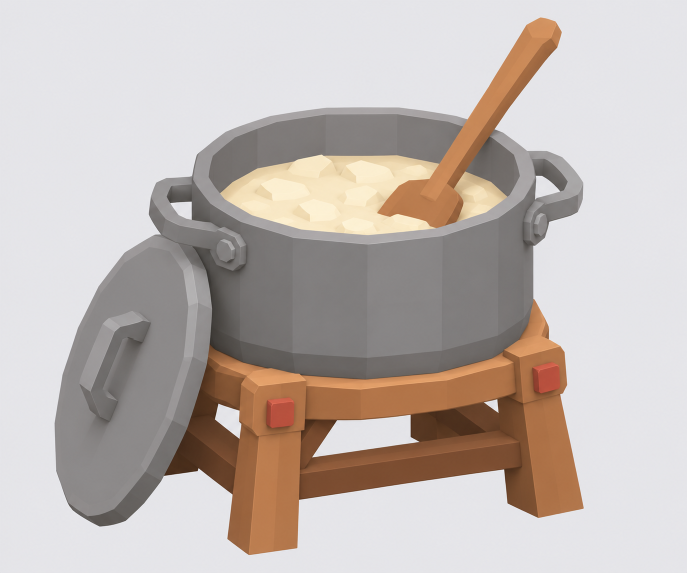
#> input picture planning/FarmProcessing/references/STA-01.png, 1374 x 1145 px, found by its file name (shown at 1/2 size)
$ python compare.py ../../../../planning/FarmProcessing/references/STA-02.png
#> lines starting #> are read from the running program, lines starting #| are printed output that depends on the picture
# compare sheet: reference | check render (both 400 px high) -> %TEMP%\FarmProcessing_check\STA-01\<tag>_cmp.png
import sys, os, tempfile
from PIL import Image
tag = sys.argv[1]; d = os.path.join(tempfile.gettempdir(), 'FarmProcessing_check', 'STA-01')
ref = Image.open(r"C:\Users\Sergv\orca\workspaces\VFX\master-2\planning\FarmProcessing\references\STA-01.png").convert('RGB')
#> ref is the input picture: PIL image 1374x1145 RGB; mean R, G, B 193.1, 183.6, 178.9
ren = Image.open(os.path.join(d, tag + '_ref.png')).convert('RGB')
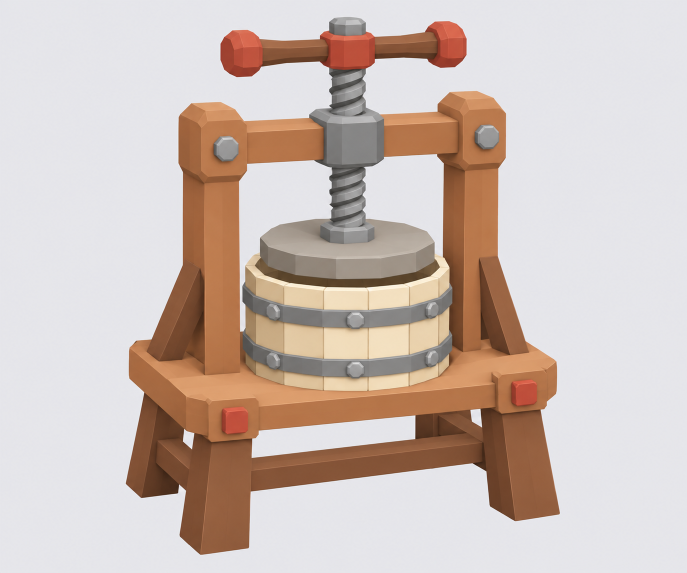
#> input picture planning/FarmProcessing/references/STA-02.png, 1374 x 1145 px, given in place of STA-02.png_ref.png, which was not available (shown at 1/2 size)
#> ren is the input picture: PIL image 1374x1145 RGB; mean R, G, B 206.2, 191, 184
H = 400
ref = ref.resize((round(ref.width * H / ref.height), H)); ren = ren.resize((round(ren.width * H / ren.height), H))
#> after `ref = ref.resize((round(ref.width * H / ref.height), H))`:
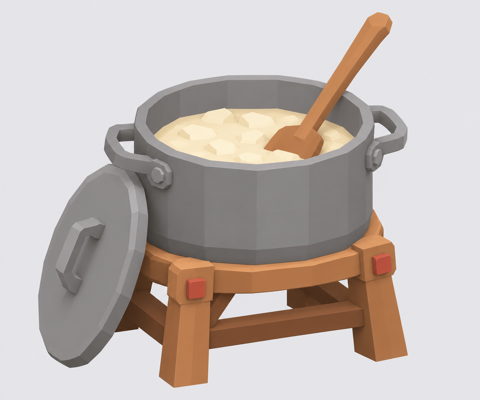
#> ref: PIL image 480x400 RGB; mean R, G, B 193.1, 183.6, 178.9
#> after `ren = ren.resize((round(ren.width * H / ren.height), H))`:
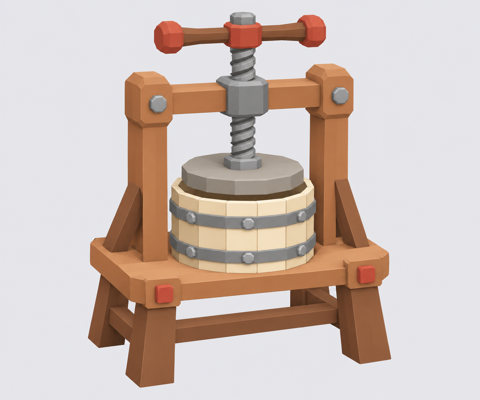
#> ren: PIL image 480x400 RGB; mean R, G, B 206.2, 191, 184
th = Image.open(os.path.join(d, tag + '_thumb.png')).convert('RGB')
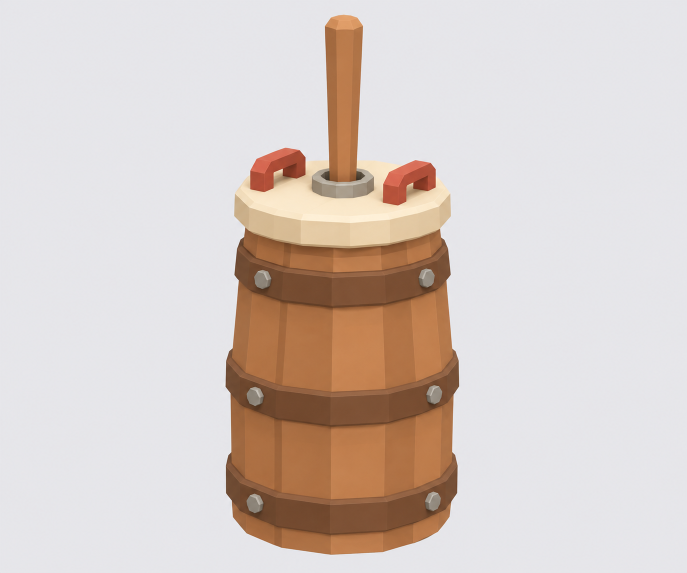
#> input picture planning/FarmProcessing/references/STA-03.png, 1374 x 1145 px, given in place of STA-02.png_thumb.png, which was not available (shown at 1/2 size)
#> th is the input picture: PIL image 1374x1145 RGB; mean R, G, B 216.1, 204.5, 199.2
out = Image.new('RGB', (ref.width + ren.width + th.width, H), (255, 255, 255))
#> out: PIL image 2334x400 RGB; every value is 255
out.paste(ref, (0, 0)); out.paste(ren, (ref.width, 0)); out.paste(th, (ref.width + ren.width, 0))
#> after `out.paste(ref, (0, 0))`:
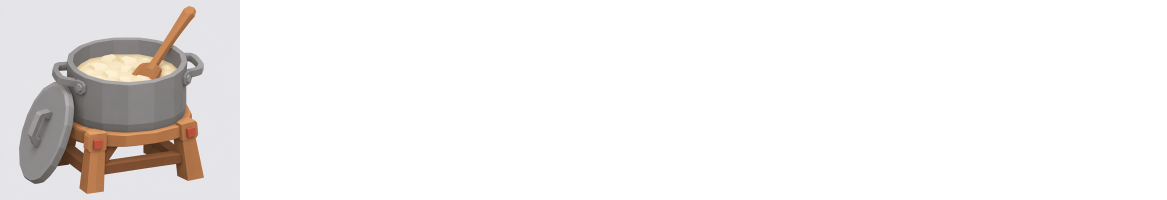
#> out: PIL image 2334x400 RGB (shown at 1/2 size); mean R, G, B 242.3, 240.3, 239.3
#> after `out.paste(ren, (ref.width, 0))`:
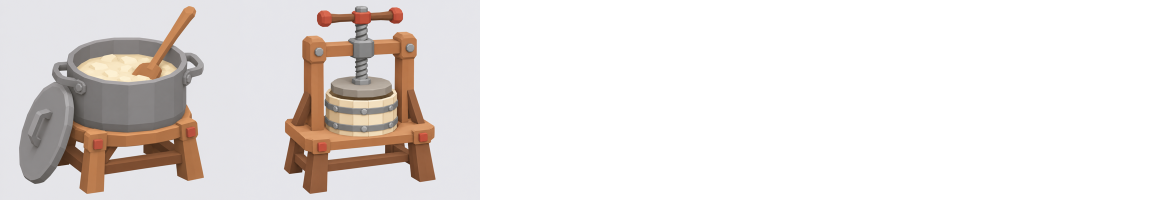
#> out: PIL image 2334x400 RGB (shown at 1/2 size); mean R, G, B 232.2, 227.2, 224.7
#> after `out.paste(th, (ref.width + ren.width, 0))`:
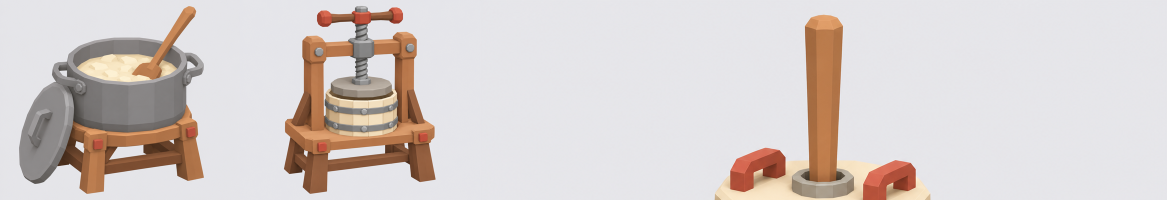
#> out: PIL image 2334x400 RGB (shown at 1/2 size); mean R, G, B 215.3, 207.1, 204.8
out.save(os.path.join(d, tag + '_cmp.png')); print(os.path.join(d, tag + '_cmp.png'), out.size)
#> (printed output is left out)
